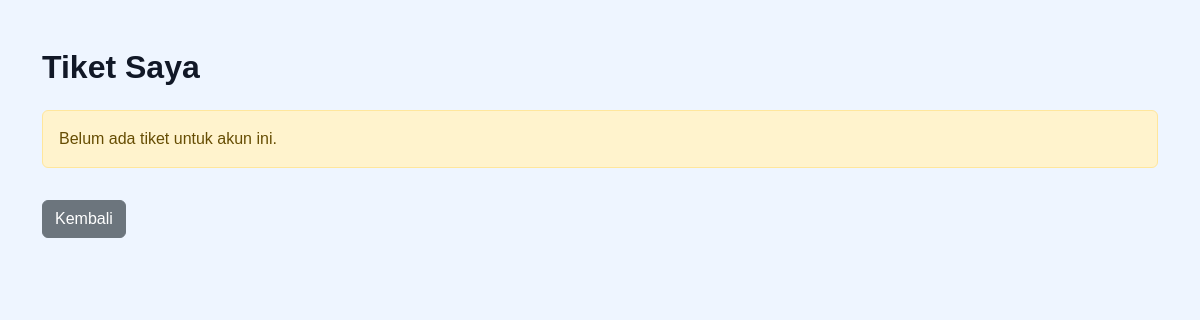
Before: /tiket_saya.php (signed in) with the older database file.
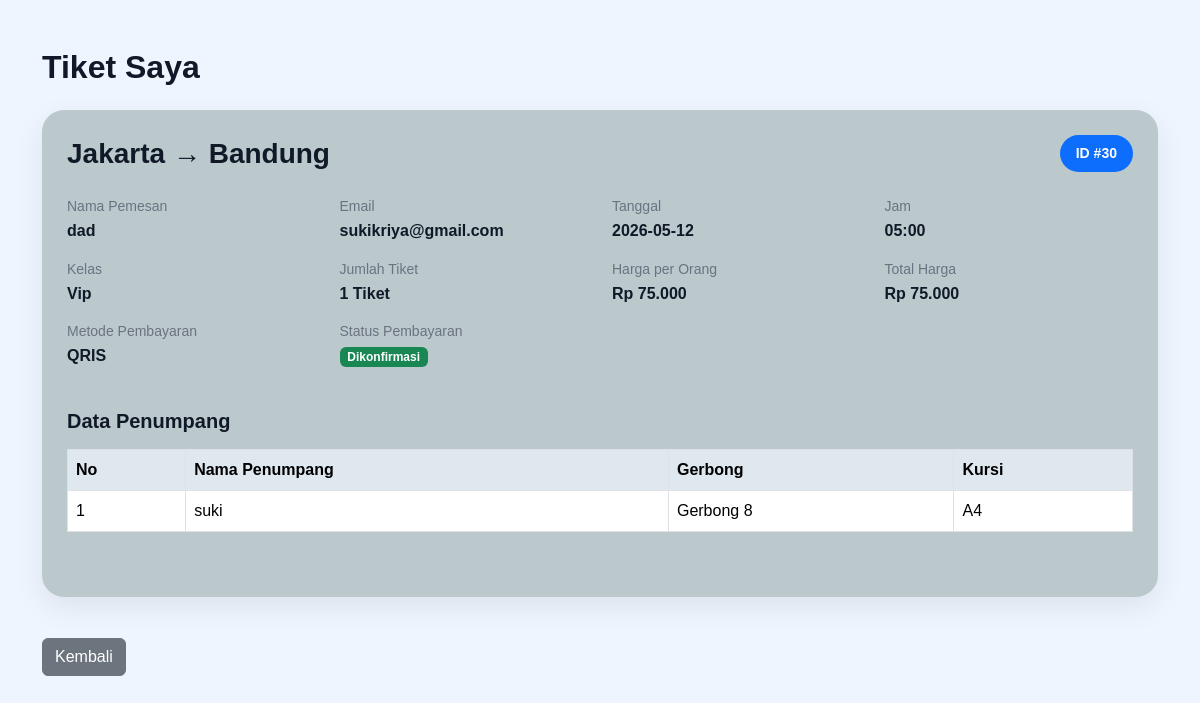
After: the same page with the newer database file.
### tables this page shows
CREATE TABLE `pemesanan` (
  `id` int(11) NOT NULL,
  `asal` varchar(100) DEFAULT NULL,
  `tujuan` varchar(100) DEFAULT NULL,
  `tanggal` date DEFAULT NULL,
  `jam` varchar(10) DEFAULT NULL,
  `nama_pemesan` varchar(100) DEFAULT NULL,
  `email` varchar(100) DEFAULT NULL,
  `kelas` varchar(20) DEFAULT NULL,
  `jumlah` int(11) DEFAULT NULL,
  `harga_per_orang` int(11) DEFAULT NULL,
  `total_harga` int(11) DEFAULT NULL,
  `metode_pembayaran` varchar(50) DEFAULT NULL,
  `status_pembayaran` varchar(30) DEFAULT 'Belum Dibayar',
  `bukti_pembayaran` varchar(255) DEFAULT NULL,
  `jarak` int(11) DEFAULT NULL,
  `status_tiket` varchar(30) DEFAULT 'Menunggu Konfirmasi',
  `username` varchar(100) DEFAULT NULL
);

CREATE TABLE `penumpang` (
  `id` int(11) NOT NULL,
  `id_pemesanan` int(11) DEFAULT NULL,
  `nama_penumpang` varchar(100) DEFAULT NULL,
  `kursi` varchar(10) DEFAULT NULL,
  `gerbong` varchar(20) DEFAULT NULL
);

### tiket_saya.php (the view, shortened to what this page needs)
<?php
include 'koneksi.php';
$username = $_SESSION['username'];
$data = mysqli_query($conn, "
    SELECT * FROM pemesanan
    WHERE username='$username'
    ORDER BY id DESC
");
?>
<!DOCTYPE html>
<html lang="id">
<head>
    <link href="https://cdn.jsdelivr.net/npm/bootstrap@5.3.3/dist/css/bootstrap.min.css" rel="stylesheet">
    <link rel="stylesheet" href="css/style.css">
</head>
<body>
<div class="container py-5">
    <h2 class="fw-bold mb-4">Tiket Saya</h2>
    <?php if (mysqli_num_rows($data) == 0) : ?>
        <div class="alert alert-warning">
            Belum ada tiket untuk akun ini.
        </div>
    <?php endif; ?>
    <?php while ($d = mysqli_fetch_assoc($data)) : ?>
        <?php
        $penumpang = mysqli_query($conn, "
            SELECT * FROM penumpang
            WHERE id_pemesanan='" . $d['id'] . "'
        ");
        ?>
        <div class="ticket-card">
            <div class="d-flex justify-content-between align-items-center mb-4">
                <h3 class="route-title mb-0">
                    <?= $d['asal']; ?> → <?= $d['tujuan']; ?>
                </h3>
                <span class="ticket-id">
                    ID #<?= $d['id']; ?>
                </span>
            </div>
            <div class="row">
                <div class="col-md-3 info-box">
                    <small>Nama Pemesan</small>
                    <h6><?= $d['nama_pemesan']; ?></h6>
                </div>
                <div class="col-md-3 info-box">
                    <small>Email</small>
                    <h6><?= $d['email']; ?></h6>
                </div>
                <div class="col-md-3 info-box">
                    <small>Tanggal</small>
                    <h6><?= $d['tanggal']; ?></h6>
                </div>
                <div class="col-md-3 info-box">
                    <small>Jam</small>
                    <h6><?= $d['jam']; ?></h6>
                </div>
                <div class="col-md-3 info-box">
                    <small>Kelas</small>
                    <h6><?= ucfirst($d['kelas']); ?></h6>
                </div>
                <div class="col-md-3 info-box">
                    <small>Jumlah Tiket</small>
                    <h6><?= $d['jumlah']; ?> Tiket</h6>
                </div>
                <div class="col-md-3 info-box">
                    <small>Harga per Orang</small>
                    <h6>
                        Rp <?= number_format($d['harga_per_orang'], 0, ',', '.'); ?>
                    </h6>
                </div>
                <div class="col-md-3 info-box">
                    <small>Total Harga</small>
                    <h6>
                        Rp <?= number_format($d['total_harga'], 0, ',', '.'); ?>
                    </h6>
                </div>
                <div class="col-md-3 info-box">
                    <small>Metode Pembayaran</small>
                    <h6><?= $d['metode_pembayaran']; ?></h6>
                </div>
                <div class="col-md-3 info-box">
                    <small>Status Pembayaran</small>
                    <?php if ($d['status_pembayaran'] == 'Pembayaran Dikonfirmasi') : ?>
                        <h6>
                            <span class="badge bg-success">
                                Dikonfirmasi
                            </span>
                        </h6>
                    <?php endif; ?>
                </div>
            </div>
            <div class="mt-4">
                <h5 class="fw-bold mb-3">Data Penumpang</h5>
                <div class="table-responsive">
                    <table class="table table-bordered align-middle">
                        <thead>
                            <tr>
                                <th>No</th>
                                <th>Nama Penumpang</th>
                                <th>Gerbong</th>
                                <th>Kursi</th>
                            </tr>
                        </thead>
                        <tbody>
                            <?php
                            $no = 1;
                            while ($p = mysqli_fetch_assoc($penumpang)) :
                            ?>
                                <tr>
                                    <td><?= $no++; ?></td>
                                    <td><?= $p['nama_penumpang']; ?></td>
                                    <td><?= $p['gerbong']; ?></td>
                                    <td><?= $p['kursi']; ?></td>
                                </tr>
                            <?php endwhile; ?>
                        </tbody>
                    </table>
                </div>
            </div>
        </div>
    <?php endwhile; ?>
    <a href="index.php" class="btn btn-secondary mt-3">
        Kembali
    </a>
</div>
</body>
</html>

Changed rows visible on the page:
added pemesanan: asal "Jakarta", tujuan "Bandung", id "30", nama_pemesan "dad", email "sukikriya@gmail.com", tanggal "2026-05-12", jam "05:00", kelas "Vip", jumlah "1", harga_per_orang "75.000", total_harga "75.000", metode_pembayaran "QRIS", shows "Dikonfirmasi"
added penumpang: nama_penumpang "suki", gerbong "Gerbong 8", kursi "A4"
Other visible differences:
text no longer shown: "Belum ada tiket untuk akun ini."
